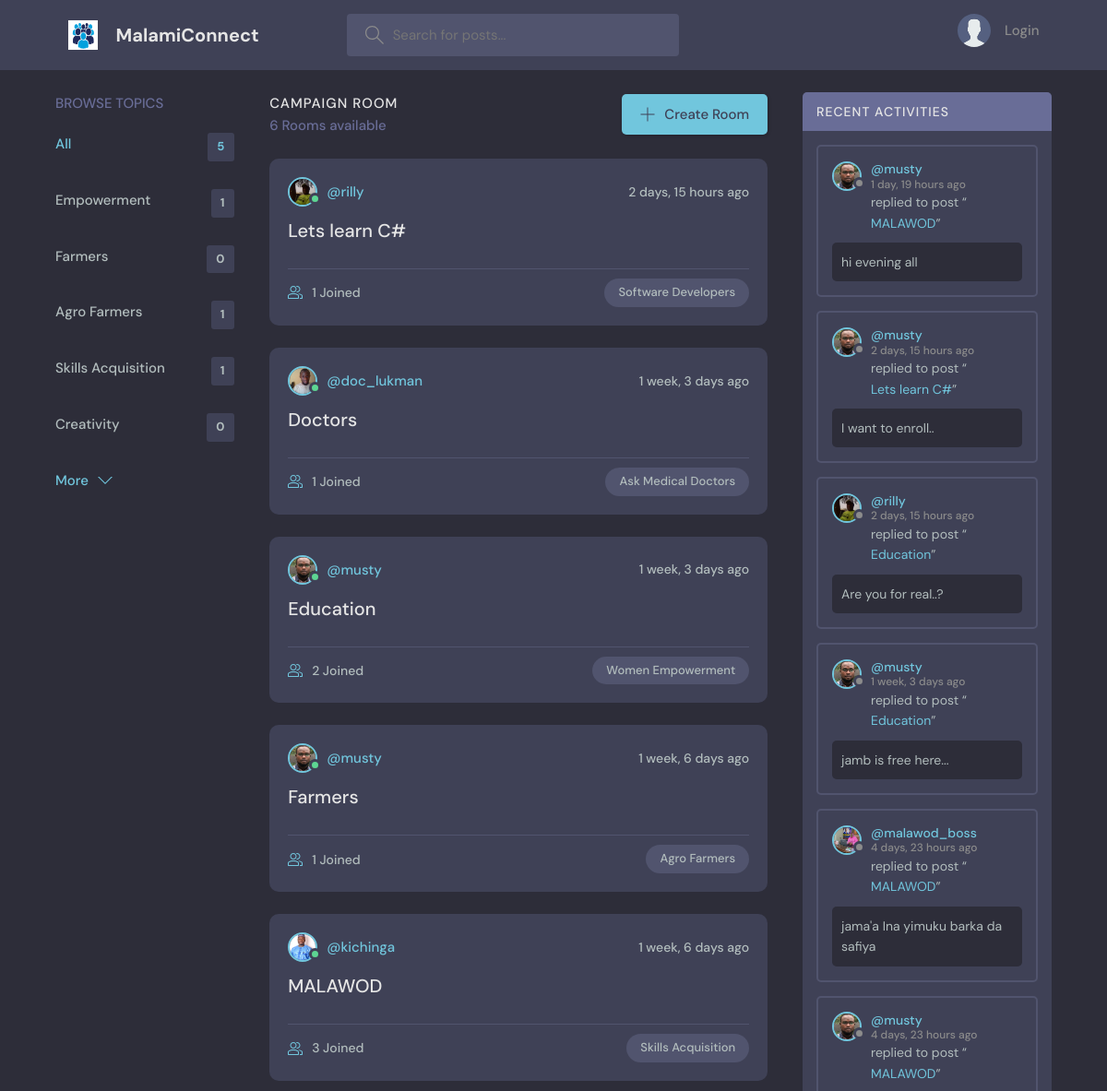
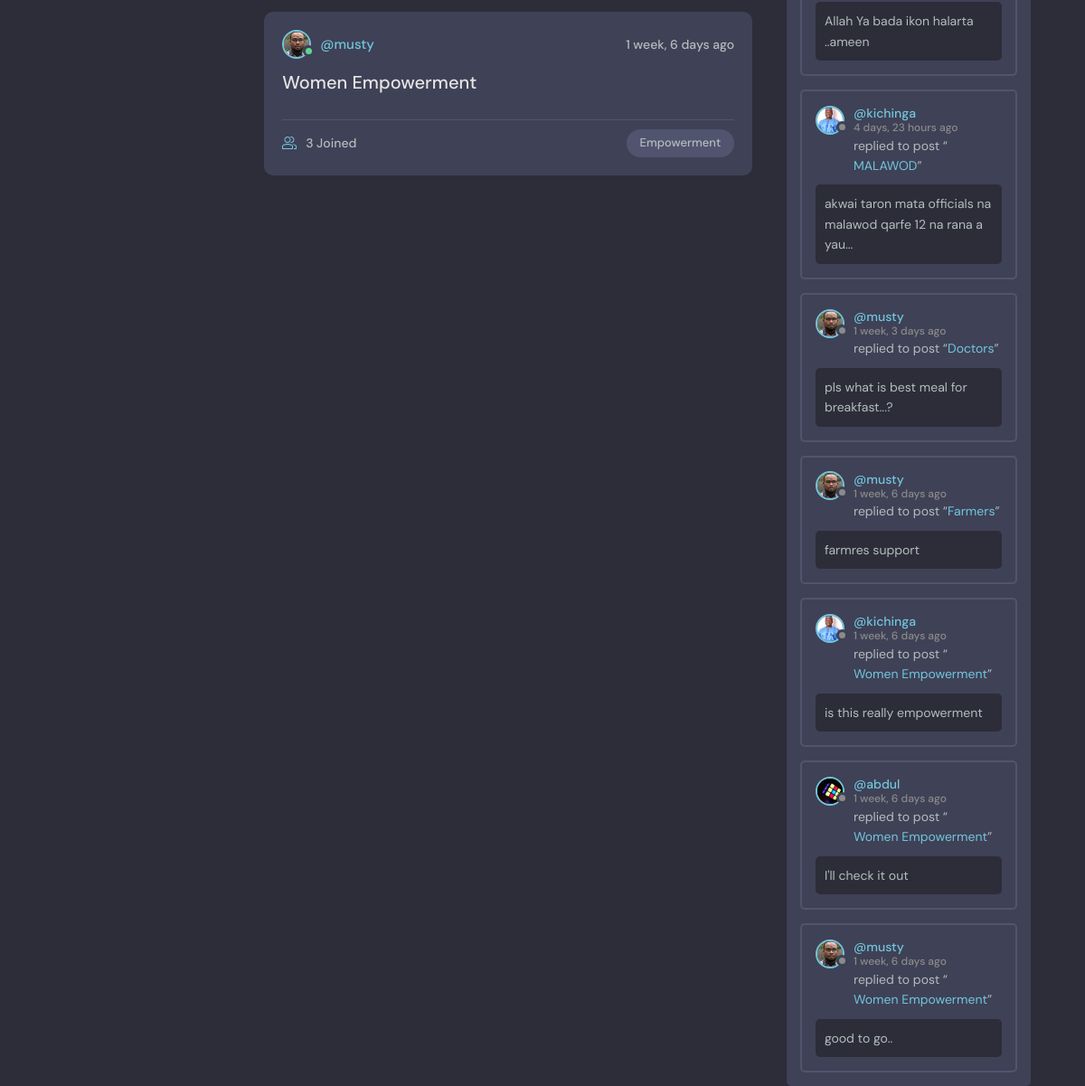
The page / on the database its author committed (2 pictures, top to bottom).
### base/models.py (models this page shows, shortened)
class Topic(models.Model):
    name = models.CharField(max_length=200)

class Room(models.Model):
    host = models.ForeignKey(User, on_delete=models.SET_NULL, null=True)
    topic = models.ForeignKey(Topic, on_delete=models.SET_NULL, null=True)
    name = models.CharField(max_length=200)
    description = models.TextField(null=True, blank=True)
    participants = models.ManyToManyField(User, related_name='participants', blank=True)
    updated = models.DateTimeField(auto_now=True)
    created = models.DateTimeField(auto_now_add=True)
    class Meta:
        ordering = ['-updated', '-created']
    def __str__(self):
        return self.name

class User(AbstractUser):
    name = models.CharField(max_length=200, null=True)
    email = models.EmailField(unique=True, null=True)
    bio = models.TextField(null=True)
    avatar = models.ImageField(null=True, default="avatar.svg")
    USERNAME_FIELD = 'email'
    REQUIRED_FIELDS = []

class Message(models.Model):
    user = models.ForeignKey(User, on_delete=models.CASCADE)
    room = models.ForeignKey(Room, on_delete=models.CASCADE)
    body = models.TextField()
    updated = models.DateTimeField(auto_now=True)
    created = models.DateTimeField(auto_now_add=True)
    class Meta:
        ordering = ['-updated', '-created']

### base/views.py (the view)
# urls.py: path('', views.home, name="home"),
def home(request):
    q = request.GET.get('q') if request.GET.get('q') != None else ''
    rooms = Room.objects.filter(
        Q(topic__name__icontains=q, ) |
        Q(name__icontains=q) |
        Q(description__icontains=q)
    )
    topics= Topic.objects.all()[0:5]
    room_count = rooms.count()
    room_messages = Message.objects.filter(Q(room__topic__name__icontains=q))
    context = {'rooms': rooms, 'topics':topics, 'room_count': room_count, 'room_messages': room_messages}
    return render(request, 'base/home.html', context)

### base/templates/base/home.html (shortened to what this page needs)
{% extends 'main.html'%}
{% block content %}
    <main class="layout layout--3">
      <div class="container">
        {% include 'base/topics_component.html' %}
        <div class="roomList">
          <div class="roomList__header">
            <div>
              <h2>Campaign Room</h2>
              <p>{{room_count}} Rooms available</p>
            </div>
            <a class="btn btn--main" href="{% url 'create-room' %}">
              <svg version="1.1" xmlns="http://www.w3.org/2000/svg" width="32" height="32" viewBox="0 0 32 32">
                <title>add</title>
                <path
                  d="M16.943 0.943h-1.885v14.115h-14.115v1.885h14.115v14.115h1.885v-14.115h14.115v-1.885h-14.115v-14.115z"
                ></path>
              </svg>
              Create Room
            </a>
          </div>
          {% include 'base/feed_component.html' %}
        </div>
        {% include 'base/activity_component.html' %}
      </div>
    </main>
 {% endblock content %}

### base/templates/base/topics_component.html
<div class="topics">
    <div class="topics__header">
        <h2>Browse Topics</h2>
    </div>
    <ul class="topics__list">
        <li>
            <a href="{% url 'home' %}" class="active">All <span>{{topics.count}}</span></a>
        </li>
        {% for topic in topics %}
        <li>
            <a href="{% url 'home' %}?q={{topic.name}}">{{topic.name}}<span>{{topic.room_set.all.count}}</span></a>
        </li>
        {% endfor %}
    </ul>
    <a class="btn btn--link" href="{% url 'topics' %}">
        More
        <svg version="1.1" xmlns="http://www.w3.org/2000/svg" width="32" height="32" viewBox="0 0 32 32">
            <title>chevron-down</title>
            <path d="M16 21l-13-13h-3l16 16 16-16h-3l-13 13z"></path>
        </svg>
    </a>
</div>

### base/templates/base/feed_component.html (shortened to what this page needs)
{% for room in rooms %}
<div class="roomListRoom">
    <div class="roomListRoom__header">
      <a href="{% url 'user-profile' room.host.id %}" class="roomListRoom__author">
        <div class="avatar avatar--small active">
          <img src="{{room.host.avatar.url}}" />
        </div>
        <span>@{{room.host.username}}</span>
      </a>
      <div class="roomListRoom__actions">
        <span>{{room.created|timesince}} ago</span>
      </div>
    </div>
    <div class="roomListRoom__content">
      <a href="{% url 'room' room.id %}">{{room.name}}</a>
    </div>
    <div class="roomListRoom__meta">
      <a href="{% url 'room' room.id %}" class="roomListRoom__joined">
           {{room.participants.all.count}} Joined
      </a>
      <p class="roomListRoom__topic">{{room.topic.name}}</p>
    </div>
</div>
{% endfor %}

### base/templates/base/activity_component.html (shortened to what this page needs)
 <div class="activities">
          <div class="activities__header">
            <h2>Recent Activities</h2>
          </div>
          {% for message in room_messages %}
          <div class="activities__box">
            <div class="activities__boxHeader roomListRoom__header">
              <a href="{% url 'user-profile' message.user.id %}" class="roomListRoom__author">
                <div class="avatar avatar--small">
                  <img src="{{message.user.avatar.url}}" />
                </div>
                <p>
                  @{{message.user.username}}
                <span>{{message.created|timesince}} ago</span>
                </p>
              </a>
            </div>
            <div class="activities__boxContent">
              <p>replied to post “<a href="{% url 'room' message.room.id %}">{{message.room}}</a>”</p>
              <div class="activities__boxRoomContent">
                    {{message.body}}
              </div>
            </div>
          </div>
            {% endfor %}
        </div>

### rows shown on the page
Topic: name "Empowerment", room_set.all.count "1"
Topic: name "Farmers", room_set.all.count "0"
Topic: name "Agro Farmers", room_set.all.count "1"
Topic: name "Skills Acquisition", room_set.all.count "1"
Topic: name "Creativity", room_set.all.count "0"
Room: host.avatar (picture), host.username "rilly", created "2 days, 15 hours", name "Lets learn C#", participants.all.count "1", topic.name "Software Developers"
Room: host.avatar (picture), host.username "doc_lukman", created "1 week, 3 days", name "Doctors", participants.all.count "1", topic.name "Ask Medical Doctors"
Room: host.avatar (picture), host.username "musty", created "1 week, 3 days", name "Education", participants.all.count "2", topic.name "Women Empowerment"
Room: host.avatar (picture), host.username "musty", created "1 week, 6 days", name "Farmers", participants.all.count "1", topic.name "Agro Farmers"
Room: host.avatar (picture), host.username "kichinga", created "1 week, 6 days", name "MALAWOD", participants.all.count "3", topic.name "Skills Acquisition"
Room: host.avatar (picture), host.username "musty", created "1 week, 6 days", name "Women Empowerment", participants.all.count "3", topic.name "Empowerment"
Message: user.avatar (picture), user.username "musty", created "1 day, 19 hours", room "MALAWOD", body "hi evening all"
Message: user.avatar (picture), user.username "musty", created "2 days, 15 hours", room "Lets learn C#", body "I want to enroll.."
Message: user.avatar (picture), user.username "rilly", created "2 days, 15 hours", room "Education", body "Are you for real..?"
Message: user.avatar (picture), user.username "musty", created "1 week, 3 days", room "Education", body "jamb is free here..."
Message: user.avatar (picture), user.username "malawod_boss", created "4 days, 23 hours", room "MALAWOD", body "jama'a Ina yimuku barka da safiya"
Message: user.avatar (picture), user.username "musty", created "4 days, 23 hours", room "MALAWOD", body "Allah Ya bada ikon halarta ..ameen"
Message: user.avatar (picture), user.username "kichinga", created "4 days, 23 hours", room "MALAWOD", body "akwai taron mata officials na malawod qarfe 12 na rana a yau..."
Message: user.avatar (picture), user.username "musty", created "1 week, 3 days", room "Doctors", body "pls what is best meal for breakfast...?"
Message: user.avatar (picture), user.username "musty", created "1 week, 6 days", room "Farmers", body "farmres support"
Message: user.avatar (picture), user.username "kichinga", created "1 week, 6 days", room "Women Empowerment", body "is this really empowerment"
Message: user.avatar (picture), user.username "abdul", created "1 week, 6 days", room "Women Empowerment", body "I'll check it out"
Message: user.avatar (picture), user.username "musty", created "1 week, 6 days", room "Women Empowerment", body "good to go.."

### other values the page prints
{{ topics.count }} "5"
{{ room_count }} "6"
